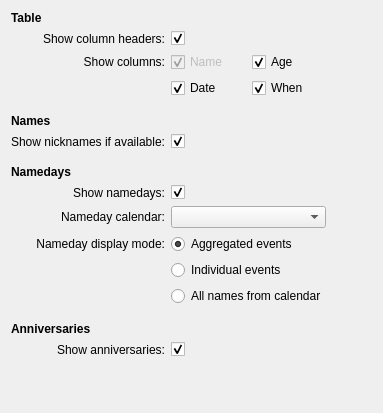
<?xml version="1.0" encoding="UTF-8"?>
<ui version="4.0">
 <class>BirthdayListContentsConfig</class>
 <widget class="QWidget" name="BirthdayListContentsConfig">
  <property name="geometry">
   <rect>
    <x>0</x>
    <y>0</y>
    <width>383</width>
    <height>413</height>
   </rect>
  </property>
  <property name="windowTitle">
   <string>Form</string>
  </property>
  <layout class="QGridLayout" name="gridLayout">
   <item row="0" column="0">
    <widget class="QLabel" name="lblTitleTable">
     <property name="font">
      <font>
       <weight>75</weight>
       <bold>true</bold>
      </font>
     </property>
     <property name="text">
      <string>Table</string>
     </property>
    </widget>
   </item>
   <item row="26" column="0">
    <spacer name="spacerScreenBottom">
     <property name="orientation">
      <enum>Qt::Vertical</enum>
     </property>
     <property name="sizeHint" stdset="0">
      <size>
       <width>20</width>
       <height>40</height>
      </size>
     </property>
    </spacer>
   </item>
   <item row="1" column="0">
    <widget class="QLabel" name="lblShowColumnHeaders">
     <property name="text">
      <string>Show column headers:</string>
     </property>
     <property name="alignment">
      <set>Qt::AlignRight|Qt::AlignTrailing|Qt::AlignVCenter</set>
     </property>
    </widget>
   </item>
   <item row="1" column="1">
    <widget class="QCheckBox" name="chckShowColumnHeaders">
     <property name="sizePolicy">
      <sizepolicy hsizetype="Preferred" vsizetype="Fixed">
       <horstretch>0</horstretch>
       <verstretch>0</verstretch>
      </sizepolicy>
     </property>
     <property name="text">
      <string/>
     </property>
     <property name="checked">
      <bool>true</bool>
     </property>
    </widget>
   </item>
   <item row="11" column="0">
    <spacer name="spacerTableBottom">
     <property name="orientation">
      <enum>Qt::Vertical</enum>
     </property>
     <property name="sizeType">
      <enum>QSizePolicy::Fixed</enum>
     </property>
     <property name="sizeHint" stdset="0">
      <size>
       <width>40</width>
       <height>10</height>
      </size>
     </property>
    </spacer>
   </item>
   <item row="15" column="0">
    <widget class="QLabel" name="lblTitleNamedays">
     <property name="font">
      <font>
       <weight>75</weight>
       <bold>true</bold>
      </font>
     </property>
     <property name="text">
      <string>Namedays</string>
     </property>
    </widget>
   </item>
   <item row="23" column="0">
    <spacer name="spacerNamedaysBottom">
     <property name="orientation">
      <enum>Qt::Vertical</enum>
     </property>
     <property name="sizeType">
      <enum>QSizePolicy::Fixed</enum>
     </property>
     <property name="sizeHint" stdset="0">
      <size>
       <width>40</width>
       <height>10</height>
      </size>
     </property>
    </spacer>
   </item>
   <item row="24" column="0">
    <widget class="QLabel" name="lblTitleAnniversaries">
     <property name="font">
      <font>
       <weight>75</weight>
       <bold>true</bold>
      </font>
     </property>
     <property name="text">
      <string>Anniversaries</string>
     </property>
    </widget>
   </item>
   <item row="25" column="0">
    <widget class="QLabel" name="lblShowAnniversaries">
     <property name="text">
      <string>Show anniversaries:</string>
     </property>
     <property name="alignment">
      <set>Qt::AlignRight|Qt::AlignTrailing|Qt::AlignVCenter</set>
     </property>
    </widget>
   </item>
   <item row="25" column="1">
    <widget class="QCheckBox" name="chckShowAnniversaries">
     <property name="enabled">
      <bool>true</bool>
     </property>
     <property name="layoutDirection">
      <enum>Qt::LeftToRight</enum>
     </property>
     <property name="text">
      <string/>
     </property>
     <property name="checked">
      <bool>true</bool>
     </property>
     <property name="showAnniversaries" stdset="0">
      <bool>true</bool>
     </property>
    </widget>
   </item>
   <item row="16" column="0">
    <widget class="QLabel" name="lblShowNamedays">
     <property name="text">
      <string>Show namedays:</string>
     </property>
     <property name="alignment">
      <set>Qt::AlignRight|Qt::AlignTrailing|Qt::AlignVCenter</set>
     </property>
    </widget>
   </item>
   <item row="16" column="1">
    <widget class="QCheckBox" name="chckShowNamedays">
     <property name="sizePolicy">
      <sizepolicy hsizetype="Preferred" vsizetype="Fixed">
       <horstretch>0</horstretch>
       <verstretch>0</verstretch>
      </sizepolicy>
     </property>
     <property name="font">
      <font>
       <strikeout>false</strikeout>
      </font>
     </property>
     <property name="text">
      <string/>
     </property>
     <property name="checked">
      <bool>true</bool>
     </property>
    </widget>
   </item>
   <item row="18" column="0">
    <widget class="QLabel" name="lblNamedayCalendar">
     <property name="enabled">
      <bool>true</bool>
     </property>
     <property name="sizePolicy">
      <sizepolicy hsizetype="Preferred" vsizetype="Preferred">
       <horstretch>0</horstretch>
       <verstretch>0</verstretch>
      </sizepolicy>
     </property>
     <property name="layoutDirection">
      <enum>Qt::LeftToRight</enum>
     </property>
     <property name="text">
      <string>Nameday calendar:</string>
     </property>
     <property name="scaledContents">
      <bool>false</bool>
     </property>
     <property name="alignment">
      <set>Qt::AlignRight|Qt::AlignTrailing|Qt::AlignVCenter</set>
     </property>
    </widget>
   </item>
   <item row="18" column="1" colspan="2">
    <widget class="QComboBox" name="cmbNamedayCalendar"/>
   </item>
   <item row="6" column="1">
    <widget class="QCheckBox" name="chckShowColDate">
     <property name="text">
      <string>Date</string>
     </property>
     <property name="checked">
      <bool>true</bool>
     </property>
    </widget>
   </item>
   <item row="3" column="0">
    <widget class="QLabel" name="lblShowColumns">
     <property name="text">
      <string>Show columns:</string>
     </property>
     <property name="alignment">
      <set>Qt::AlignRight|Qt::AlignTrailing|Qt::AlignVCenter</set>
     </property>
    </widget>
   </item>
   <item row="6" column="2">
    <widget class="QCheckBox" name="chckShowColWhen">
     <property name="text">
      <string>When</string>
     </property>
     <property name="checked">
      <bool>true</bool>
     </property>
    </widget>
   </item>
   <item row="3" column="1">
    <widget class="QCheckBox" name="chckShowColName">
     <property name="enabled">
      <bool>false</bool>
     </property>
     <property name="text">
      <string>Name</string>
     </property>
     <property name="checkable">
      <bool>true</bool>
     </property>
     <property name="checked">
      <bool>true</bool>
     </property>
    </widget>
   </item>
   <item row="3" column="2">
    <widget class="QCheckBox" name="chckShowColAge">
     <property name="text">
      <string>Age</string>
     </property>
     <property name="checked">
      <bool>true</bool>
     </property>
    </widget>
   </item>
   <item row="12" column="0">
    <widget class="QLabel" name="lblTitleNames">
     <property name="font">
      <font>
       <weight>75</weight>
       <bold>true</bold>
      </font>
     </property>
     <property name="text">
      <string>Names</string>
     </property>
    </widget>
   </item>
   <item row="13" column="0">
    <widget class="QLabel" name="lblShowNicknames">
     <property name="text">
      <string>Show nicknames if available:</string>
     </property>
     <property name="alignment">
      <set>Qt::AlignRight|Qt::AlignTrailing|Qt::AlignVCenter</set>
     </property>
    </widget>
   </item>
   <item row="14" column="0">
    <spacer name="spacerNamesBottom">
     <property name="orientation">
      <enum>Qt::Vertical</enum>
     </property>
     <property name="sizeType">
      <enum>QSizePolicy::Fixed</enum>
     </property>
     <property name="sizeHint" stdset="0">
      <size>
       <width>20</width>
       <height>10</height>
      </size>
     </property>
    </spacer>
   </item>
   <item row="13" column="1">
    <widget class="QCheckBox" name="chckShowNicknames">
     <property name="text">
      <string/>
     </property>
     <property name="checked">
      <bool>true</bool>
     </property>
    </widget>
   </item>
   <item row="6" column="3">
    <spacer name="spacerScreenRight">
     <property name="orientation">
      <enum>Qt::Horizontal</enum>
     </property>
     <property name="sizeHint" stdset="0">
      <size>
       <width>40</width>
       <height>20</height>
      </size>
     </property>
    </spacer>
   </item>
   <item row="19" column="0">
    <widget class="QLabel" name="lblNamedayDisplayMode">
     <property name="text">
      <string>Nameday display mode:</string>
     </property>
     <property name="alignment">
      <set>Qt::AlignRight|Qt::AlignTrailing|Qt::AlignVCenter</set>
     </property>
    </widget>
   </item>
   <item row="21" column="1" colspan="2">
    <widget class="QRadioButton" name="rbNamedayShowIndEvents">
     <property name="text">
      <string>Individual events</string>
     </property>
     <attribute name="buttonGroup">
      <string>bgNamedayDisplayMode</string>
     </attribute>
    </widget>
   </item>
   <item row="22" column="1" colspan="2">
    <widget class="QRadioButton" name="rbNamedayShowAllFromCal">
     <property name="text">
      <string>All names from calendar</string>
     </property>
     <attribute name="buttonGroup">
      <string>bgNamedayDisplayMode</string>
     </attribute>
    </widget>
   </item>
   <item row="19" column="1" colspan="2">
    <widget class="QRadioButton" name="rbNamedayShowAggrEvents">
     <property name="text">
      <string>Aggregated events</string>
     </property>
     <property name="checked">
      <bool>true</bool>
     </property>
     <attribute name="buttonGroup">
      <string>bgNamedayDisplayMode</string>
     </attribute>
    </widget>
   </item>
  </layout>
 </widget>
 <tabstops>
  <tabstop>chckShowColumnHeaders</tabstop>
  <tabstop>chckShowColName</tabstop>
  <tabstop>chckShowColAge</tabstop>
  <tabstop>chckShowColDate</tabstop>
  <tabstop>chckShowColWhen</tabstop>
  <tabstop>chckShowNicknames</tabstop>
  <tabstop>chckShowNamedays</tabstop>
  <tabstop>cmbNamedayCalendar</tabstop>
  <tabstop>rbNamedayShowAggrEvents</tabstop>
  <tabstop>rbNamedayShowIndEvents</tabstop>
  <tabstop>rbNamedayShowAllFromCal</tabstop>
  <tabstop>chckShowAnniversaries</tabstop>
 </tabstops>
 <resources/>
 <connections>
  <connection>
   <sender>chckShowNamedays</sender>
   <signal>toggled(bool)</signal>
   <receiver>lblNamedayCalendar</receiver>
   <slot>setEnabled(bool)</slot>
   <hints>
    <hint type="sourcelabel">
     <x>180</x>
     <y>197</y>
    </hint>
    <hint type="destinationlabel">
     <x>74</x>
     <y>239</y>
    </hint>
   </hints>
  </connection>
  <connection>
   <sender>chckShowNamedays</sender>
   <signal>toggled(bool)</signal>
   <receiver>cmbNamedayCalendar</receiver>
   <slot>setEnabled(bool)</slot>
   <hints>
    <hint type="sourcelabel">
     <x>180</x>
     <y>197</y>
    </hint>
    <hint type="destinationlabel">
     <x>329</x>
     <y>239</y>
    </hint>
   </hints>
  </connection>
  <connection>
   <sender>chckShowNamedays</sender>
   <signal>toggled(bool)</signal>
   <receiver>lblNamedayDisplayMode</receiver>
   <slot>setEnabled(bool)</slot>
   <hints>
    <hint type="sourcelabel">
     <x>177</x>
     <y>202</y>
    </hint>
    <hint type="destinationlabel">
     <x>142</x>
     <y>257</y>
    </hint>
   </hints>
  </connection>
  <connection>
   <sender>chckShowNamedays</sender>
   <signal>toggled(bool)</signal>
   <receiver>rbNamedayShowAggrEvents</receiver>
   <slot>setEnabled(bool)</slot>
   <hints>
    <hint type="sourcelabel">
     <x>208</x>
     <y>208</y>
    </hint>
    <hint type="destinationlabel">
     <x>208</x>
     <y>256</y>
    </hint>
   </hints>
  </connection>
  <connection>
   <sender>chckShowNamedays</sender>
   <signal>toggled(bool)</signal>
   <receiver>rbNamedayShowIndEvents</receiver>
   <slot>setEnabled(bool)</slot>
   <hints>
    <hint type="sourcelabel">
     <x>236</x>
     <y>208</y>
    </hint>
    <hint type="destinationlabel">
     <x>236</x>
     <y>282</y>
    </hint>
   </hints>
  </connection>
  <connection>
   <sender>chckShowNamedays</sender>
   <signal>toggled(bool)</signal>
   <receiver>rbNamedayShowAllFromCal</receiver>
   <slot>setEnabled(bool)</slot>
   <hints>
    <hint type="sourcelabel">
     <x>173</x>
     <y>199</y>
    </hint>
    <hint type="destinationlabel">
     <x>196</x>
     <y>308</y>
    </hint>
   </hints>
  </connection>
 </connections>
 <buttongroups>
  <buttongroup name="bgNamedayDisplayMode"/>
 </buttongroups>
</ui>
